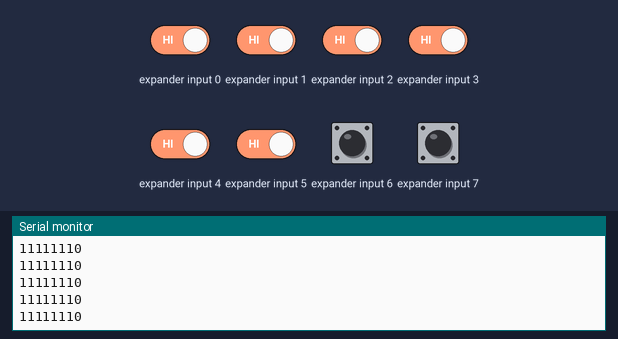
Recording of a sketch running on a simulated Arduino Mega 2560, built with avr-gcc and run on an emulated ATmega2560. On the bench: the last lines printed to the serial monitor. Wiring (inferred from the names in the program): input shift register (74HC165): load pin 33; clock pin 34; serial out pin 35. Inputs (shaded band) come from the test bench; at power-on: expander input 0–7 HIGH.

Above: at 1.2 s.
1.3 s: expander input 0 driven LOW
At 2.4 s:
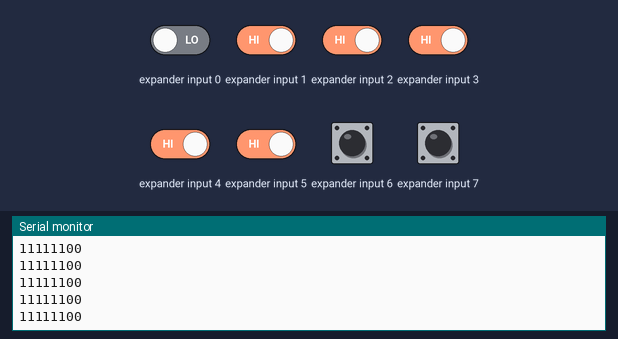
2.8 s: expander input 1 driven LOW
At 3.7 s:
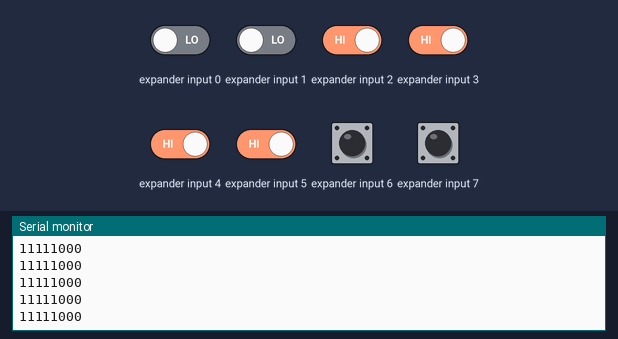
4.3 s: expander input 2 driven LOW
At 5.1 s:
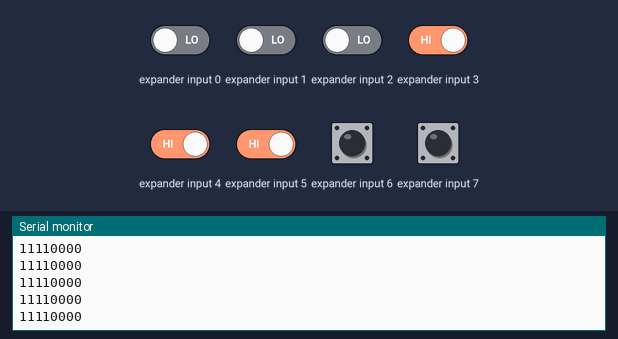
5.8 s: expander input 3 driven LOW
At 6.6 s:
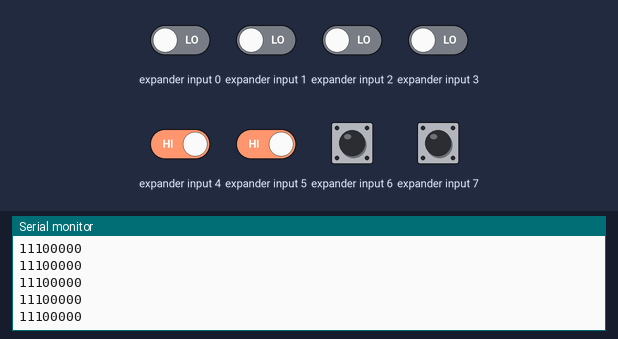
7.3 s: expander input 4 driven LOW
At 8.2 s:
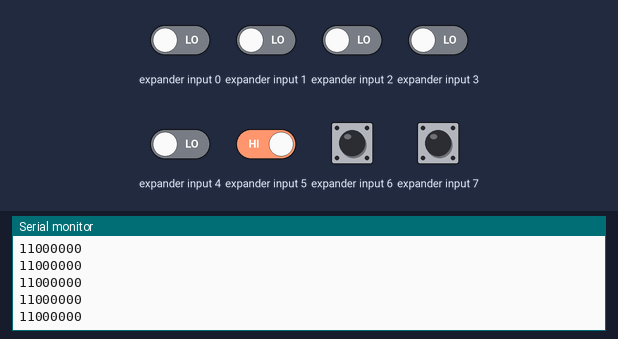
8.8 s: expander input 5 driven LOW
At 9.8 s:
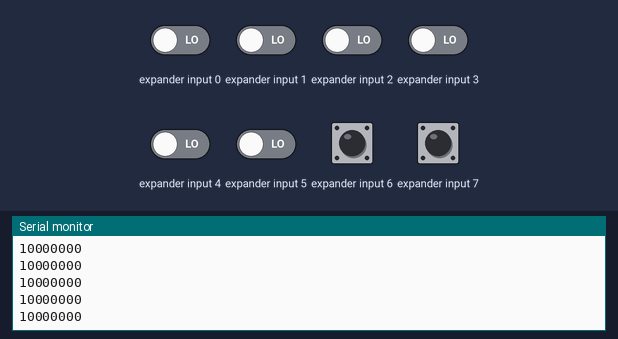
Timing chart, 0 to 11.3 s (numbered marks = the images above; inputs shaded):
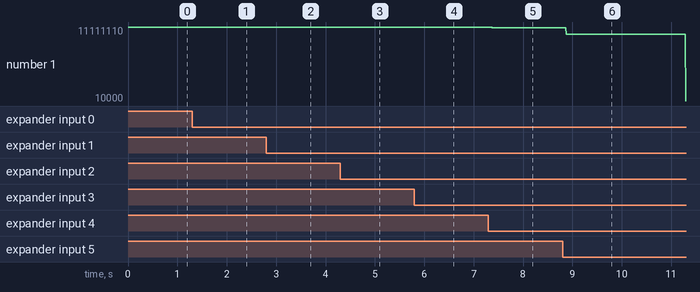

The sketch:

ConsoleClass.ino
```cpp
//We always have to include the library
#include "LedControl.h"
#define TEST
#ifdef TEST

#define CON_SER1 35
#define CON_SER2 36
#define CON_SER3 22
#define CON_SER4 30
#define CON_CLK 34
#define CON_PL 33

void setup()
{
  pinMode(CON_SER1,INPUT);
  digitalWrite(CON_PL,HIGH);
  pinMode(CON_PL,OUTPUT);
  digitalWrite(CON_CLK,LOW);
  pinMode(CON_CLK,OUTPUT);

  Serial.begin(9600);
}

void loop()
{
  byte data = 0;

  digitalWrite(CON_PL,LOW);
  digitalWrite(CON_PL,HIGH);

  data = shiftIn(CON_SER1,CON_CLK,MSBFIRST);

  Serial.println(data,BIN);
}
#else
#include "Console.h"
#include "Game.h"
#include "TankGame.h"

#define TANK_GAME_INDEX 0

Console console;
TankGameWrapper tankGame(&console);


void setup()
{
  console.setGame(TANK_GAME_INDEX,&tankGame);
  console.init();
  Serial.println("Starting Up...");
}

void loop()
{
  console.update();
  console.render();
}
#endif
```

Console.cpp
```cpp
#include "Console.h"
#include <math.h>
#include "Game.h"


Console::Console() : RGBmatrixPanel::RGBmatrixPanel(MATRIX_A,MATRIX_B,MATRIX_C,MATRIX_D,MATRIX_SCLK,MATRIX_LAT,MATRIX_OE,false)
{
  for(int i = 0;i<NUM_GAMES;i++)
  {
    m_games[i] = nullptr;
  }
}

Console::~Console()
{
  quit();
}

void Console::init()
{
  initPins();
  initMAX();
	begin();


  Serial.begin(9600);

  readBrightness();

  testStartup();

  for(int i = 0;i<NUM_GAMES;i++)
  {
    m_games[i]->menu_init();
  }
}

void Console::initMAX()
{
  m_ledControl = new LedControl(MAX_DATA,MAX_CLK,MAX_CS,1);
  m_ledControl->shutdown(0,false);
  m_ledControl->setIntensity(0,15);

  for(int i=0;i<13;i++) {
    m_ledControl->setDigit(0,7,i,false);
    m_ledControl->setDigit(0,6,i+1,false);
    m_ledControl->setDigit(0,5,i+2,false);
    m_ledControl->setDigit(0,4,i+3,false);
    m_ledControl->setDigit(0,3,i+4,false);
    m_ledControl->setDigit(0,2,i+5,false);
    m_ledControl->setDigit(0,1,i+6,false);
    m_ledControl->setDigit(0,0,i+7,false);
    delay(400);
  }
}

void Console::initPins()
{
  pinMode(BRIGHT_POTI,INPUT);
  pinMode(CON_SER1,INPUT);
  pinMode(CON_SER2,INPUT);
  pinMode(CON_SER3,INPUT);
  pinMode(CON_SER4,INPUT);
  digitalWrite(CON_CLK,LOW);
  pinMode(CON_CLK,OUTPUT);
  digitalWrite(CON_PL,HIGH);
  pinMode(CON_PL,OUTPUT);
}

void Console::update()
{
  readBrightness();
  readInput();

  updateGames();

  if(m_curState == MENU_STATE)
    menuControl();
  else
    playControl();

  for(int i = 0;i<4;i++)
  {
    m_controllers[i].update();
  }
}

void Console::render()
{
  renderGames();
}

void Console::updateGames()
{
  if(m_curState == MENU_STATE)
  {
    if(m_games[m_curGame])
    {
      m_games[m_curGame]->menu_update();
    }
  }
  else
  {
    if(m_games[m_curGame])
    {
      m_games[m_curGame]->update();
    }
  }
}

void Console::renderGames()
{
  if(m_curState == MENU_STATE)
  {
    if(m_games[m_curGame])
    {
      m_games[m_curGame]->menu_render();
    }
  }
  else
  {
    if(m_games[m_curGame])
    {
      m_games[m_curGame]->render();
    }
  }
}

void Console::menuControl()
{
  byte control = 0;

  for(int i = 0;i<4;i++)
  {
    if(false && m_controllers[i].justPressed(BUT_LEFT))
    {
      control = 1;
      break;
    }
    else if(false && m_controllers[i].justPressed(BUT_RIGHT))
    {
      control = 2;
      break;
    }
    else if(true || m_controllers[i].justPressed(BUT_A))
    {
      control = 3;
      break;
    }
  }

  if(control == 1)
  {
    if(m_curGame == 0)
      m_curGame = NUM_GAMES-1;
    else
      m_curGame--;
  }
  else if(control == 2)
  {
    if(m_curGame == NUM_GAMES-1)
      m_curGame = 0;
    else
      m_curGame++;
  }
  else if(control == 3)
  {
    switchState(PLAY_STATE);
  }
}

void Console::playControl()
{
  /*for(int i = 0;i<4;i++)
  {
    if(m_controllers[i].isConnected())
      return;
  }

  switchState(MENU_STATE);*/
}

void Console::quit()
{
  if(m_curState == MENU_STATE)
  {
    if(m_games[m_curGame])
    {
      m_games[m_curGame]->menu_quit();
    }
  }
  else
  {
    if(m_games[m_curGame])
    {
      m_games[m_curGame]->quit();
    }
  }

  delete m_ledControl;
}

void Console::switchState(byte state)
{
  if(m_curState == MENU_STATE)
  {
    for(int i = 0;i<NUM_GAMES;i++)
    {
      m_games[i]->menu_quit();
    }
  }
  else
  {
    m_games[m_curGame]->quit();
  }

  m_curState = state;

  if(state == MENU_STATE)
  {
    for(int i = 0;i<NUM_GAMES;i++)
    {
      m_games[i]->menu_init();
    }
  }
  else
  {
    m_games[m_curGame]->init();
  }
}

void Console::testStartup()
{
  fillScreen(this->Color(WHITE));
  //for(int i = 0;i<8;i++)
  //{
  //  m_ledControl->setDigit(0,8,i,false);
  //}

  delay(1000);
  fillScreen(this->Color(BLACK));
  m_ledControl->clearDisplay(0);

}

float Console::getBrightness() const
{
  return m_brightness;
}

void Console::readBrightness()
{
  m_brightness = (float)analogRead(BRIGHT_POTI)/1024.0f;
}

void Console::readInput()
{
  // Load the button states into shift register
  digitalWrite(CON_PL,LOW);
  digitalWrite(CON_PL,HIGH);

  byte data = 0;

  // Loop through all controllers and shift the data in
  for(int i = 0;i<4;i++)
  {
    data = 0;
    data = shiftIn((i == 0 ? CON_SER1 : (i == 1 ? CON_SER2 : (i == 2 ? CON_SER3 : CON_SER4))),CON_CLK,MSBFIRST);

    m_controllers[i].setPressed(data);
  }
}

void Console::setScoreString(byte digit,const char* letter)
{
  if(digit > 4)
    return;

  m_ledControl->setChar(0,(int)digit*2,letter[1],false);
  m_ledControl->setChar(0,(int)digit*2+1,letter[0],false);
}

void Console::setScoreNumber(byte digit,unsigned int number)
{
  if(digit > 4 || number > 99)
    return;

  m_ledControl->setDigit(0,(int)digit*2,((int)(number / pow(10,0))) % 10,false);
  m_ledControl->setDigit(0,(int)digit*2+1,((int)(number / pow(10,1))) % 10,false);
}

uint16_t Console::Color(float r,float g,float b)
{
  return Color888((uint8_t)(r*m_brightness),(uint8_t)(g*m_brightness),(uint8_t)(b*m_brightness));
}

uint16_t Console::Color(const ColorRGB& col)
{
  return Color(col.r,col.g,col.b);
}

void Console::setGame(byte index,Game* game)
{
  if(index > NUM_GAMES-1)
    return;

   m_games[index] = game;
}
```

Console.h
```cpp
#ifndef CONSOLE_H
#define CONSOLE_H
#include <RGBmatrixPanel.h>
#include <LedControl.h>
#include "Controller.h"

#define MATRIX_A A0
#define MATRIX_B A1
#define MATRIX_C A2
#define MATRIX_D A3
#define MATRIX_SCLK 11
#define MATRIX_LAT 10
#define MATRIX_OE 9

#define MAX_DATA 23
#define MAX_CLK 32
#define MAX_CS 31

#define BRIGHT_POTI A4

#define CON_SER1 35
#define CON_SER2 36
#define CON_SER3 22
#define CON_SER4 30
#define CON_CLK 34
#define CON_PL 33

#define WHITE 255,255,255
#define BLACK 0,0,0
#define RED 255,0,0
#define GREEN 0,255,0
#define BLUE 0,0,255
#define YELLOW 255,255,0
#define PINK_COLOR 255,20,147
#define BROWN 139,69,19

#ifndef NUM_GAMES
  #define NUM_GAMES 1
#endif

#define MENU_STATE 0
#define PLAY_STATE 1

class Game;

struct Vec2
{
  int x;
  int y;
};

struct ColorRGB
{
  uint8_t r;
  uint8_t g;
  uint8_t b;

  ColorRGB(uint8_t _r,uint8_t _g,uint8_t _b)
  {
    r = _r;
    g = _g;
    b = _b;
  }
  ColorRGB()
  {
    r = 0;
    g = 0;
    b = 0;
  }
};

class Console : public RGBmatrixPanel
{
	public:
		Console();
		~Console();


  	void init();
  	void update();
  	void render();
  	void quit();

    void setScoreString(byte,const char*);
    void setScoreNumber(byte,unsigned int);

    float getBrightness() const;

    uint16_t Color(float,float,float);
    uint16_t Color(const ColorRGB&);

    const Controller& getController(byte c) const {return m_controllers[c];}
    LedControl* getMAX() {return m_ledControl;}

    void setGame(byte,Game*);

  private:
    void initMAX();
    void initPins();
    void testStartup();
    void readBrightness();
    void readInput();
    void switchState(byte);

    void menuControl();
    void playControl();
    void updateGames();
    void renderGames();

    LedControl* m_ledControl = nullptr;
    float m_brightness = 1.0f;
    Controller m_controllers[4];
    Game* m_games[NUM_GAMES];
    long m_curGame = 0;
    byte m_curState = MENU_STATE;
};


#endif
```

Controller.cpp
```cpp
#include "Controller.h"

Controller::Controller()
{

}
Controller::~Controller()
{

}

void Controller::setPressed(byte data)
{
  m_pressed = data;

  /*Serial.print("Data[Conroller]: ");
  Serial.println(data,BIN);*/
}
void Controller::update()
{
  m_previousPressed = m_pressed;
}

bool Controller::isPressed(byte but) const
{
  //return true;
  return !(m_pressed & but);
}

bool Controller::justPressed(byte but) const
{
  //return true;
  return !(m_pressed & but) && (m_previousPressed & but);
}

bool Controller::isConnected() const
{
  //return true;
  return m_pressed & (CONNECT1 | CONNECT2);
}
```

Controller.h
```cpp
#ifndef CONTROLLER_H
#define CONTROLLER_H

#if ARDUINO >= 100
 #include "Arduino.h"
#else
 #include "WProgram.h"
 #include "pins_arduino.h"
#endif

#define BUT_UP 2
#define BUT_DOWN 1
#define BUT_LEFT 4
#define BUT_RIGHT 8
#define BUT_A 32
#define BUT_B 16
#define CONNECT1 64
#define CONNECT2 128


class Controller
{
  public:
    Controller();
    ~Controller();

    void setPressed(byte);
    void update();

    bool isPressed(byte) const;
    bool justPressed(byte) const;

    bool isConnected() const;

  private:
    byte m_pressed = 0;
    byte m_previousPressed = 0;
};

#endif
```

Game.cpp
```cpp
#include "Game.h"
#include "Console.h"

Game::Game(Console* _console) : console(_console)
{

}

Game::~Game()
{

}

void Game::init()
{

}

void Game::update()
{

}

void Game::render()
{

}

void Game::quit()
{

}

void Game::menu_init()
{

}

void Game::menu_update()
{

}

void Game::menu_render()
{

}

void Game::menu_quit()
{

}
```

Game.h
```cpp
#ifndef GAME_H
#define GAME_H

class Console;

class Game
{
	public:
		Game(Console*);
		virtual ~Game();

		virtual void init();
		virtual void update();
		virtual void render();
		virtual void quit();

    virtual void menu_init();
    virtual void menu_update();
    virtual void menu_render();
    virtual void menu_quit();

	protected:
		Console* console = nullptr;
};

#endif
```

TankGame.h
```cpp
#ifndef TANK_GAME_H
#define TANK_GAME_H
#include "Game.h"
#include "Console.h"

#define DOWN 0
#define LEFT 1
#define UP 2
#define RIGHT 3
#define WIDTH 32
#define HEIGHT WIDTH
#define DRAW_W 20
#define DRAW_H 20
#define TANK_W 3
#define TANK_WIDTH(t) (t.direction == DOWN || t.direction == UP ? TANK_W : TANK_H)
#define TANK_WIDTH_PREV(t) (t.prevDirection == DOWN || t.prevDirection == UP ? TANK_W : TANK_H)
#define TANK_H 2
#define TANK_HEIGHT(t) (t.direction == DOWN || t.direction == UP ? TANK_H : TANK_W)
#define TANK_HEIGHT_PREV(t) (t.prevDirection == DOWN || t.prevDirection == UP ? TANK_H : TANK_W)
#define BULLET_W 1
#define BULLET_H BULLET_W
#define C1 GREEN
#define C2 BLUE
#define C3 RED
#define C4 YELLOW
#define CB PINK_COLOR
#define CN BROWN
#define CW WHITE
#define ONE_S_X -1
#define ONE_S_Y 1
#define ONE_S_R 1
#define TWO_S_X WIDTH-TANK_W
#define TWO_S_Y 0
#define TWO_S_R 0
#define THREE_S_X 0
#define THREE_S_Y HEIGHT-TANK_H
#define THREE_S_R 2
#define FOUR_S_X WIDTH-TANK_W
#define FOUR_S_Y HEIGHT-TANK_H
#define FOUR_S_R 3
#define BULLET_SPEED 2
#define TANK_SPEED 1
#define NONE 255
#define WALL_AMOUNT 4
#define NOSE_X(t) (t.direction == DOWN ? t.position.x+1 : (t.direction == LEFT ? t.position.x-1 : (t.direction == UP ? t.position.x+1 : t.position.x+2)))
#define NOSE_Y(t) (t.direction == DOWN ? t.position.y+2 : (t.direction == LEFT ? t.position.y+1 : (t.direction == UP ? t.position.y-1 : t.position.y+1)))
#define NOSE_X_PREV(t) (t.prevDirection == DOWN ? t.prevPosition.x+1 : (t.prevDirection == LEFT ? t.prevPosition.x-1 : (t.prevDirection == UP ? t.prevPosition.x+1 : t.prevPosition.x+2)))
#define NOSE_Y_PREV(t) (t.prevDirection == DOWN ? t.prevPosition.y+2 : (t.prevDirection == LEFT ? t.prevPosition.y+1 : (t.prevDirection == UP ? t.prevPosition.y-1 : t.prevPosition.y+1)))
#define CONTROL 3
#define NUM_TANKS 4
#define SHOOT_COOLDOWN 5
#define PREV_POS_X(b) (b.direction == LEFT ? b.position.x+1 : (b.direction == RIGHT ? b.position.x-1 : b.position.x))
#define PREV_POS_Y(b) (b.direction == UP ? b.position.y+1 : (b.direction == DOWN ? b.position.y-1 : b.position.y))

class Bullet
{
  public:
    Bullet(){}
    ~Bullet(){}

    Vec2 position;
    Vec2 prevPosition;
    byte direction;

    void update();
    void render(Console*);
};

class Wall
{
  public:
    Wall(){}
    ~Wall(){}

    Vec2 position;
    byte width;
    byte height;

    void render(Console*);
};

class Tank
{
  public:
    Tank(){}
    ~Tank(){}

    Vec2 position;
    Vec2 prevPosition;
    byte direction;
    byte prevDirection;
    Bullet bullet;
    ColorRGB color;
    byte shootTime = 0;
    bool dead = false;


    void rotate(byte);
    void move(byte);
    void shoot();

    bool noseCollides(Wall&);
    bool collides(Wall&);
    bool noseCollidesNose(Tank&);
    bool noseCollides(Tank&);
    bool collides(Tank&);

    bool isInRange(Tank&);

    void update(const Controller&);
    void render(Console*);
};

class TankGame : public Game
{
public:
	TankGame(Console*);
	~TankGame();

	void init() override;
	void update() override;
	void render() override;
	void quit() override;

	void menu_init() override;
	void menu_update() override;
	void menu_render() override;
	void menu_quit() override;
private:
  void restart();

  void checkCollisions(Tank&,Tank&);
  void checkCollisions(Tank&,Wall&);
  void checkCollisions(Tank&,Bullet&);
  void checkCollisions(Bullet&,Wall&);
  void checkCollisions();

  Tank tanks[NUM_TANKS];
  Wall walls[WALL_AMOUNT];

};

class TankGameWrapper : public Game
{
  public:
    TankGameWrapper(Console*);
    ~TankGameWrapper();

    void init() override;
    void update() override;
    void render() override;
    void quit() override;

    void menu_init() override;
    void menu_update() override;
    void menu_render() override;
    void menu_quit() override;
   private:
    TankGame* m_tankGame = nullptr;
};

#endif
```

Source omitted: TankGame.cpp (13993 bytes)

Measured:
- after the input at 1.3 s, the serial monitor: prints a new line after 0.07 s (image 1)
- after the input at 2.8 s, the serial monitor: prints a new line after 0.07 s (image 2)
- after the input at 4.3 s, the serial monitor: prints a new line after 0.07 s (image 3)
- after the input at 5.8 s, the serial monitor: prints a new line after 0.08 s (image 4)
- after the input at 7.3 s, the serial monitor: prints a new line after 0.07 s (image 5)
- after the input at 8.8 s, the serial monitor: prints a new line after 0.07 s (image 6)
- plotted number 1: 11111110 → 11111100 after the input at 1.3 s, 11111100 → 11111000 after the input at 2.8 s, 11111000 → 11110000 after the input at 4.3 s, 11110000 → 11100000 after the input at 5.8 s, 11100000 → 11000000 after the input at 7.3 s
